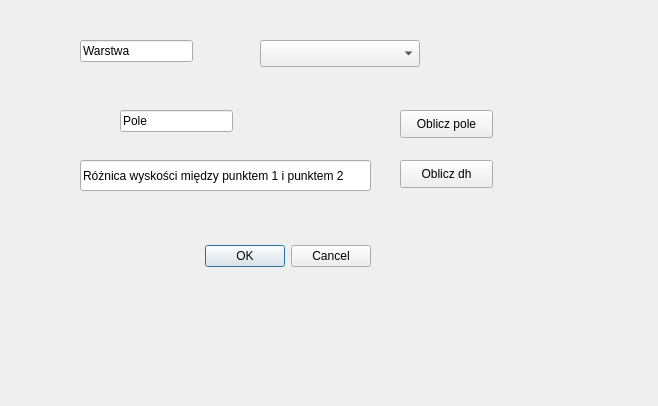
<?xml version="1.0" encoding="UTF-8"?>
<ui version="4.0">
 <class>qgis_klasaDialogBase</class>
 <widget class="QDialog" name="qgis_klasaDialogBase">
  <property name="geometry">
   <rect>
    <x>0</x>
    <y>0</y>
    <width>658</width>
    <height>406</height>
   </rect>
  </property>
  <property name="windowTitle">
   <string>proj2_inf</string>
  </property>
  <widget class="QDialogButtonBox" name="button_box">
   <property name="geometry">
    <rect>
     <x>30</x>
     <y>240</y>
     <width>341</width>
     <height>32</height>
    </rect>
   </property>
   <property name="orientation">
    <enum>Qt::Horizontal</enum>
   </property>
   <property name="standardButtons">
    <set>QDialogButtonBox::Cancel|QDialogButtonBox::Ok</set>
   </property>
  </widget>
  <widget class="QPushButton" name="pushButton_oblicz_dh">
   <property name="geometry">
    <rect>
     <x>400</x>
     <y>160</y>
     <width>93</width>
     <height>28</height>
    </rect>
   </property>
   <property name="text">
    <string>Oblicz dh</string>
   </property>
  </widget>
  <widget class="QgsMapLayerComboBox" name="mMapLayerComboBox">
   <property name="geometry">
    <rect>
     <x>260</x>
     <y>40</y>
     <width>160</width>
     <height>27</height>
    </rect>
   </property>
  </widget>
  <widget class="QLineEdit" name="lineEdit_warstwa">
   <property name="geometry">
    <rect>
     <x>80</x>
     <y>40</y>
     <width>113</width>
     <height>22</height>
    </rect>
   </property>
   <property name="text">
    <string>Warstwa</string>
   </property>
  </widget>
  <widget class="QLineEdit" name="lineEdit_dh">
   <property name="geometry">
    <rect>
     <x>80</x>
     <y>160</y>
     <width>291</width>
     <height>31</height>
    </rect>
   </property>
   <property name="text">
    <string>Różnica wyskości między punktem 1 i punktem 2</string>
   </property>
  </widget>
  <widget class="QLabel" name="label_wynik_dh">
   <property name="geometry">
    <rect>
     <x>520</x>
     <y>160</y>
     <width>71</width>
     <height>21</height>
    </rect>
   </property>
   <property name="text">
    <string/>
   </property>
  </widget>
  <widget class="QPushButton" name="pushButton_oblicz_pole">
   <property name="geometry">
    <rect>
     <x>400</x>
     <y>110</y>
     <width>93</width>
     <height>28</height>
    </rect>
   </property>
   <property name="text">
    <string>Oblicz pole</string>
   </property>
  </widget>
  <widget class="QLineEdit" name="lineEdit_pole">
   <property name="geometry">
    <rect>
     <x>120</x>
     <y>110</y>
     <width>113</width>
     <height>22</height>
    </rect>
   </property>
   <property name="text">
    <string>Pole</string>
   </property>
  </widget>
  <widget class="QLabel" name="label_wynik_pole">
   <property name="geometry">
    <rect>
     <x>540</x>
     <y>110</y>
     <width>55</width>
     <height>16</height>
    </rect>
   </property>
   <property name="text">
    <string/>
   </property>
  </widget>
 </widget>
 <customwidgets>
  <customwidget>
   <class>QgsMapLayerComboBox</class>
   <extends>QComboBox</extends>
   <header>qgsmaplayercombobox.h</header>
  </customwidget>
 </customwidgets>
 <resources/>
 <connections>
  <connection>
   <sender>button_box</sender>
   <signal>accepted()</signal>
   <receiver>qgis_klasaDialogBase</receiver>
   <slot>accept()</slot>
   <hints>
    <hint type="sourcelabel">
     <x>20</x>
     <y>20</y>
    </hint>
    <hint type="destinationlabel">
     <x>20</x>
     <y>20</y>
    </hint>
   </hints>
  </connection>
  <connection>
   <sender>button_box</sender>
   <signal>rejected()</signal>
   <receiver>qgis_klasaDialogBase</receiver>
   <slot>reject()</slot>
   <hints>
    <hint type="sourcelabel">
     <x>20</x>
     <y>20</y>
    </hint>
    <hint type="destinationlabel">
     <x>20</x>
     <y>20</y>
    </hint>
   </hints>
  </connection>
 </connections>
</ui>
